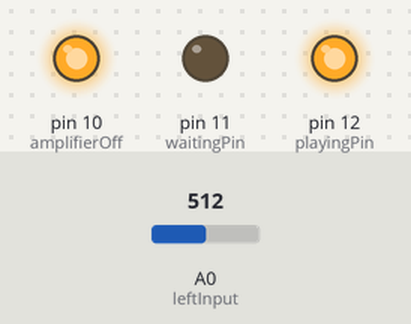
This sketch was run on a simulated Arduino Uno, built with avr-gcc and run on an emulated ATmega328P. Shown: output pins drawn as LEDs (lit = HIGH). Inputs (shaded band) come from the test bench; at power-on: A0 (leftInput) = 512. Pins used as bus, display or sensor lines are not drawn; what the sketch prints to the serial monitor is not drawn.

Above: at 1.2 s.
1.3 s: A0 (leftInput) set to 3
4.3 s: A0 (leftInput) set to 0
At 6.6 s:
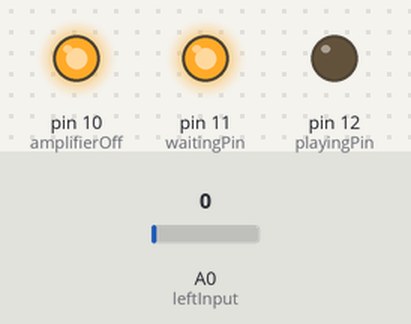
7.3 s: A0 (leftInput) set to 122
At 9.9 s:
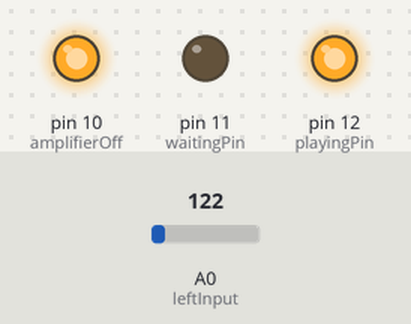
Timing chart, 0 to 11.4 s (numbered marks = the images above; inputs shaded):
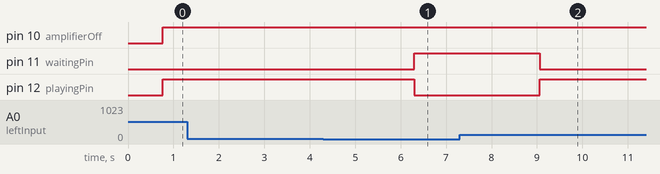

The sketch:

sketch.ino
```cpp
#include <avr/sleep.h>

class AmplifierState
{
	private:
	bool isAmplifierOn;
	bool isNowPlaying;
	unsigned long lastIdle; // Preserves the millis() read when idle was detected
	unsigned long idleTimeToTurnOff; // The time to wait to shut down amplifier

	public:
	void Init(unsigned long max_idle);
	bool IsAmplifierOn() { return isAmplifierOn; }
	bool IsNowPlaying() { return isNowPlaying; }
	bool IsIdle() { return (isNowPlaying == false) && isAmplifierOn; }
	void SetAmplifierSample(bool mp);
};


// Initializes the class, max_idle is in minutes
void AmplifierState::Init(unsigned long max_idle)
{
	idleTimeToTurnOff = max_idle;
    Serial.print("\t Idle time: "); Serial.println(idleTimeToTurnOff, DEC);
}

// Should be called on every sample of the audio signal. mp is true if music detected
void AmplifierState::SetAmplifierSample(bool mp)
{
	unsigned long now = millis(); // Take current time
	unsigned long diff;

	if (mp)
	{
		// Music is playing, act accordingly
		isAmplifierOn = true;
		isNowPlaying = true;
		lastIdle = 0;
	}
	else
	{
		// No music is playing
		if (isAmplifierOn)
		{
			isNowPlaying = false;
			if (lastIdle != 0)
			{
				diff = 0;
				if (now < lastIdle) // Overflow of millis()
					diff = now + (0xFFFFFFFFL - lastIdle);
				else
					diff = now - lastIdle;
				Serial.print("Idle for ");
				Serial.println(diff, DEC);
				if (diff > idleTimeToTurnOff)
				{
					// Turn off the Amplifier
					isAmplifierOn = false;
					Serial.println(">>> Amplifier turned off <<<");
				}
			}
			else
				lastIdle = now; // Now is first time we see idle, save the time.
		}
	}
}


/* ===============================================================
 *  Global Variables
 * ===============================================================
 */
/* Timing constants
 * maxIdleMinutes - Longer than this, amplifier will be turned off
 * sampleSleeTime - Every 2,000 mSec we sample and process
 */
const int maxIdleMinutes = 5;
const int sampleSleepTime = 2000;
/* Wiring information
 * powerPin is always on after setup() is complete. Blinks off each sample
 * playingPin indicates that music was detected
 * waitingPin indicates that no music is playing, on the way to turn off
 * amplifierPin indicates the status of the amplifier as we understand it
 */
const int powerPin = 13;
const int playingPin = 12;
const int waitingPin = 11;
const int amplifierOff = 10;
const int leftInput = A0;
const int rightInput = A1;

AmplifierState NovaAmplifier;	// And the AmplifierState class
#define ANALOG_SAMPLES 20
const int analogThreashold = 2; // Less than this is noise

void DisplayStatus()
{
	Serial.print("System Status:\n\tPlaying\t= ");
	Serial.print(NovaAmplifier.IsNowPlaying(), DEC);
	Serial.print("\n\tIdle\t= ");
	Serial.print(NovaAmplifier.IsIdle(), DEC);
	Serial.print("\n\tAmp. \t= ");
	Serial.print(NovaAmplifier.IsAmplifierOn(), DEC);
	Serial.println("");

	digitalWrite(playingPin, NovaAmplifier.IsNowPlaying());
	digitalWrite(waitingPin, NovaAmplifier.IsIdle());
	digitalWrite(amplifierOff, NovaAmplifier.IsAmplifierOn());
}


bool IsMusicPlaying()
{
	int maxRead = 0;
	int samples[ANALOG_SAMPLES];
	int i;

	Serial.print("Reading audio information:  Left ");
	digitalWrite(powerPin, LOW);

	// Take samples on right channel
	for(i=0; i < (sizeof(samples)/sizeof(samples[0])); i++)
	{
		samples[i] = analogRead(leftInput);
		delay(2 * i);
	}
	for(i=0; i < (sizeof(samples)/sizeof(samples[0])); i++)
		if (samples[i] > maxRead)
			maxRead = samples[i];

	Serial.print(maxRead, DEC);
	Serial.print("\tTotal ");

	// Take samples on left channel
	for(i=0; i < (sizeof(samples)/sizeof(samples[0])); i++)
	{
		samples[i] = analogRead(leftInput);
		delay(2 * i);
	}
	for(i=0; i < (sizeof(samples)/sizeof(samples[0])); i++)
		if (samples[i] > maxRead)
			maxRead = samples[i];

	digitalWrite(powerPin, HIGH);
	Serial.println(maxRead, DEC);

	return ((maxRead*2) > analogThreashold);
}


void setup()
{
	Serial.begin(9600); // You can use faster if you like...

	// Setup the LEDs status display
	pinMode(powerPin, OUTPUT);
	pinMode(playingPin, OUTPUT);
	pinMode(waitingPin, OUTPUT);
	pinMode(amplifierOff, OUTPUT);

	NovaAmplifier.Init((unsigned long)(maxIdleMinutes * 60L * 1000L));
	digitalWrite(powerPin, HIGH);
}


void loop()
{
	NovaAmplifier.SetAmplifierSample(IsMusicPlaying());
	DisplayStatus();
	delay(sampleSleepTime);
}
```

Measured:
- the behaviour switches between 2 and 1 on A0 (leftInput) (found by bisection; images 0 and 1)
- after the input at 1.3 s, every drawn part: stays the same
- after the input at 4.3 s, pin 11 (waitingPin): LOW → HIGH after 2.0 s; pin 12 (playingPin): HIGH → LOW after 2.0 s
- after the input at 7.3 s, pin 11 (waitingPin): HIGH → LOW after 1.8 s; pin 12 (playingPin): LOW → HIGH after 1.8 s
